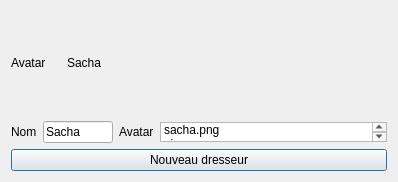
<?xml version="1.0" encoding="UTF-8"?>
<ui version="4.0">
 <class>addmaster</class>
 <widget class="QDialog" name="addmaster">
  <property name="windowModality">
   <enum>Qt::ApplicationModal</enum>
  </property>
  <property name="geometry">
   <rect>
    <x>0</x>
    <y>0</y>
    <width>398</width>
    <height>182</height>
   </rect>
  </property>
  <property name="minimumSize">
   <size>
    <width>398</width>
    <height>182</height>
   </size>
  </property>
  <property name="maximumSize">
   <size>
    <width>398</width>
    <height>182</height>
   </size>
  </property>
  <property name="windowTitle">
   <string>Nouveau dresseur</string>
  </property>
  <property name="windowIcon">
   <iconset resource="ressources.qrc">
    <normaloff>:/Icones/ressources/creer.png</normaloff>:/Icones/ressources/creer.png</iconset>
  </property>
  <property name="modal">
   <bool>true</bool>
  </property>
  <layout class="QGridLayout" name="gridLayout">
   <item row="0" column="0">
    <layout class="QHBoxLayout" name="masterPreview">
     <item>
      <widget class="QLabel" name="masterIcon">
       <property name="minimumSize">
        <size>
         <width>50</width>
         <height>50</height>
        </size>
       </property>
       <property name="maximumSize">
        <size>
         <width>50</width>
         <height>50</height>
        </size>
       </property>
       <property name="text">
        <string>Avatar</string>
       </property>
      </widget>
     </item>
     <item>
      <widget class="QLabel" name="masterName">
       <property name="text">
        <string>Sacha</string>
       </property>
      </widget>
     </item>
    </layout>
   </item>
   <item row="3" column="0">
    <layout class="QHBoxLayout" name="end">
     <item>
      <widget class="QPushButton" name="masterCreate">
       <property name="text">
        <string>Nouveau dresseur</string>
       </property>
      </widget>
     </item>
    </layout>
   </item>
   <item row="1" column="0">
    <layout class="QHBoxLayout" name="userInput">
     <item>
      <widget class="QLabel" name="nameLabel">
       <property name="text">
        <string>Nom</string>
       </property>
      </widget>
     </item>
     <item>
      <widget class="QLineEdit" name="masterNameUser">
       <property name="maximumSize">
        <size>
         <width>100</width>
         <height>16777215</height>
        </size>
       </property>
       <property name="text">
        <string>Sacha</string>
       </property>
       <property name="maxLength">
        <number>26</number>
       </property>
      </widget>
     </item>
     <item>
      <widget class="QLabel" name="iconLabel">
       <property name="text">
        <string>Avatar</string>
       </property>
      </widget>
     </item>
     <item>
      <widget class="QListWidget" name="masterIconUser">
       <property name="maximumSize">
        <size>
         <width>16777215</width>
         <height>20</height>
        </size>
       </property>
       <item>
        <property name="text">
         <string>sacha.png</string>
        </property>
        <property name="icon">
         <iconset resource="ressources.qrc">
          <normaloff>:/Avatars/ressources/sacha.png</normaloff>:/Avatars/ressources/sacha.png</iconset>
        </property>
       </item>
       <item>
        <property name="text">
         <string>pierre.png</string>
        </property>
        <property name="icon">
         <iconset resource="ressources.qrc">
          <normaloff>:/Avatars/ressources/pierre.png</normaloff>:/Avatars/ressources/pierre.png</iconset>
        </property>
       </item>
       <item>
        <property name="text">
         <string>orelsan.png</string>
        </property>
        <property name="icon">
         <iconset resource="ressources.qrc">
          <normaloff>:/Avatars/ressources/orelsan.png</normaloff>:/Avatars/ressources/orelsan.png</iconset>
        </property>
       </item>
       <item>
        <property name="text">
         <string>ondine.png</string>
        </property>
        <property name="icon">
         <iconset resource="ressources.qrc">
          <normaloff>:/Avatars/ressources/ondine.png</normaloff>:/Avatars/ressources/ondine.png</iconset>
        </property>
       </item>
      </widget>
     </item>
    </layout>
   </item>
  </layout>
 </widget>
 <resources>
  <include location="ressources.qrc"/>
 </resources>
 <connections/>
</ui>
